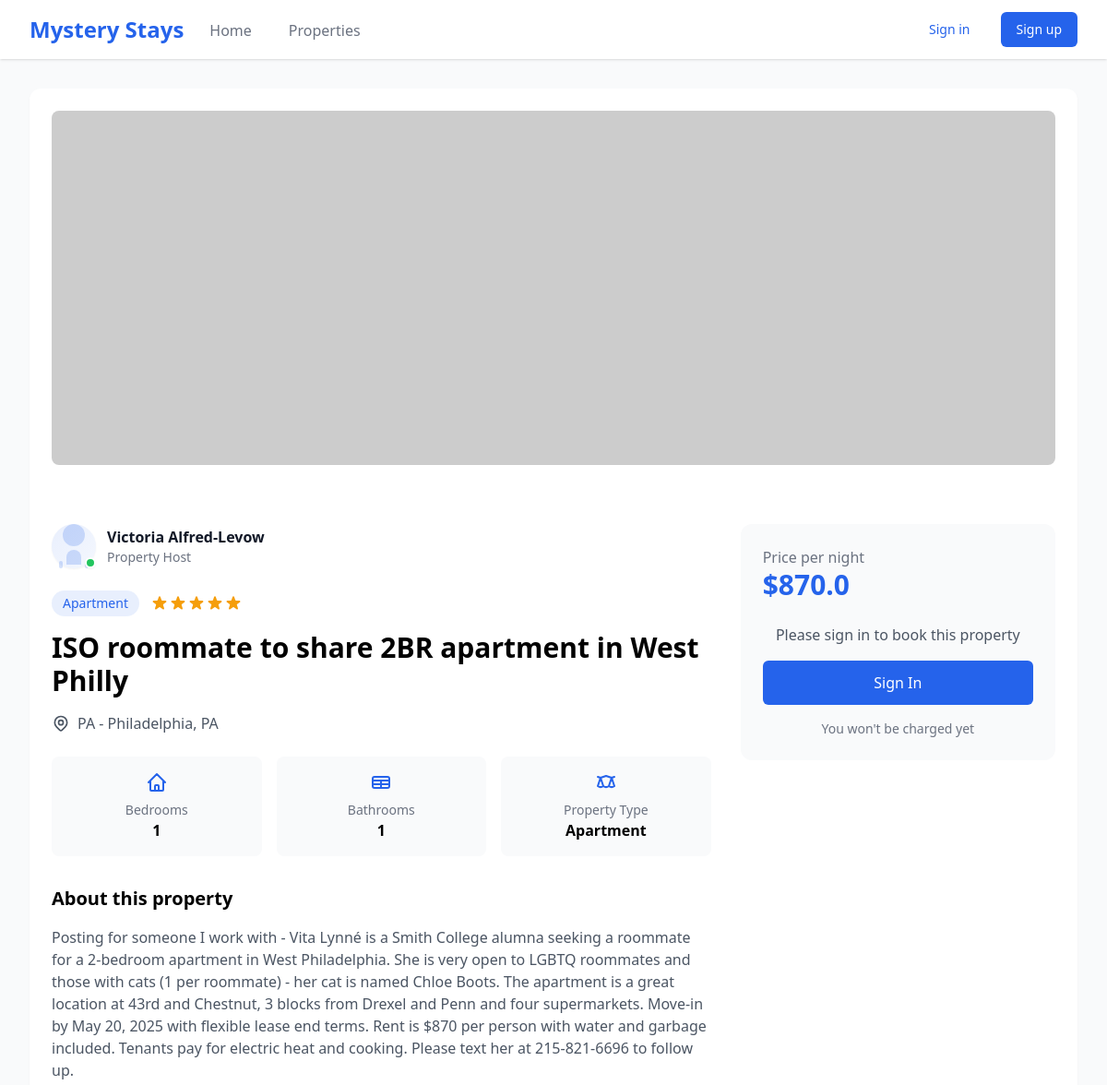
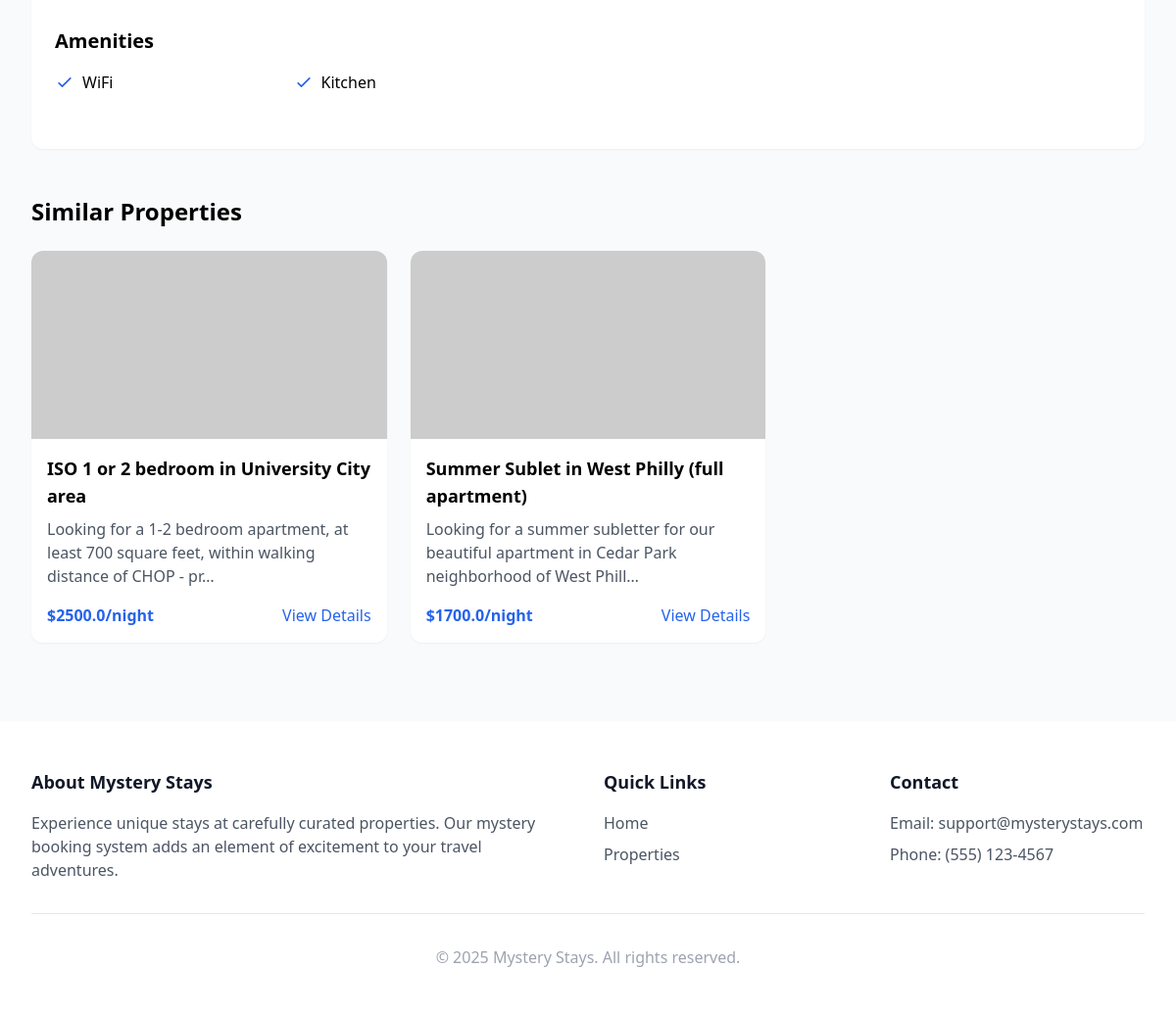
/properties/41/, run on the app's committed database (2 pictures, top to bottom).
### listings/models.py (models this page shows, shortened)
class Property(models.Model):
    PROPERTY_TYPE_CHOICES = (
        ('APARTMENT', 'Apartment'),
        ('HOUSE', 'House'),
        ('CONDO', 'Condo'),
        ('TOWNHOUSE', 'Townhouse'),
    )
    SOURCE_CHOICES = (
        ('AIRBNB', 'Airbnb'),
        ('OTHER', 'Other'),
    )
    listing_id = models.CharField(max_length=50, unique=True, blank=True, null=True)  # Added for scraper
    title = models.CharField(max_length=255)
    description = models.TextField(blank=True, null=True)
    landlord = models.ForeignKey(Landlord, on_delete=models.SET_NULL, null=True, blank=True)
    location = models.ForeignKey(Location, on_delete=models.CASCADE)
    property_type = models.CharField(max_length=50, choices=PROPERTY_TYPE_CHOICES, default='APARTMENT')
    bedrooms = models.PositiveIntegerField(default=1)
    bathrooms = models.PositiveIntegerField(default=1)
    rent_amount = models.FloatField()
    rating = models.FloatField(blank=True, null=True)
    is_available = models.BooleanField(default=True)
    source = models.CharField(max_length=50, choices=SOURCE_CHOICES, default='AIRBNB')
    voucher_types = models.ManyToManyField(VoucherType, blank=True)
    date_posted = models.DateTimeField(auto_now_add=True)
    created_at = models.DateTimeField(auto_now_add=True)
    updated_at = models.DateTimeField(auto_now=True)
    is_outdated = models.BooleanField(default=False)

class Landlord(models.Model):
    name = models.CharField(max_length=100)
    email = models.EmailField(blank=True, null=True)
    phone = models.CharField(max_length=20, blank=True, null=True)
    voucher_friendly = models.BooleanField(default=False)
    created_at = models.DateTimeField(auto_now_add=True)
    updated_at = models.DateTimeField(auto_now=True)

class Location(models.Model):
    address = models.CharField(max_length=255, blank=True, null=True)
    city = models.CharField(max_length=100)
    state = models.CharField(max_length=100)
    country = models.CharField(max_length=100)
    zip_code = models.CharField(max_length=20, blank=True, null=True)

class PropertyAmenity(models.Model):
    property = models.ForeignKey(Property, on_delete=models.CASCADE, related_name='property_amenities')
    amenity = models.ForeignKey(Amenity, on_delete=models.CASCADE)
    created_at = models.DateTimeField(auto_now_add=True)
    updated_at = models.DateTimeField(auto_now=True)

class Amenity(models.Model):
    name = models.CharField(max_length=100)

### listings/views.py (the view)
# urls.py: path('properties/<int:pk>/', property_detail, name='property_detail'),
def property_detail(request, pk):
    property = get_object_or_404(Property, pk=pk)
    similar_properties = Property.objects.filter(
        location=property.location,
        is_available=True
    ).exclude(pk=property.pk)[:3]
    return render(request, 'listings/property_detail.html', {
        'property': property,
        'similar_properties': similar_properties
    })

### listings/templates/listings/property_detail.html (shortened to what this page needs)
{% extends "listings/base.html" %}
{% block page_content %}
<div class="bg-white rounded-xl shadow-sm overflow-hidden">
    <div class="relative">
        <div class="grid grid-cols-1 md:grid-cols-2 gap-4 p-6">
            <div class="md:col-span-2 h-96">
                <img id="mainImage" src="{{ property.images.first.image_url|default:'https://via.placeholder.com/800x600' }}" alt="{{ property.title }}" class="w-full h-full object-cover rounded-lg">
            </div>
        </div>
    </div>
    <div class="grid grid-cols-1 lg:grid-cols-3 gap-8 p-6">
        <div class="lg:col-span-2">
            <div class="flex items-center gap-3 mb-6">
                <div class="relative">
                    <div class="w-12 h-12 rounded-full bg-gradient-to-br from-primary/10 to-primary/5 flex items-center justify-center shadow-sm">
                        <div class="relative">
                            <div class="w-6 h-6 rounded-full bg-primary/20 mx-auto"></div>
                            <div class="w-4 h-4 bg-primary/20 rounded-t-full mx-auto mt-1"></div>
                            <div class="flex justify-between w-8 mx-auto -mt-1">
                                <div class="w-1 h-2 bg-primary/20 rounded-full"></div>
                            </div>
                        </div>
                    </div>
                    <div class="absolute bottom-0 right-0 w-3 h-3 bg-green-500 rounded-full border-2 border-white shadow-sm"></div>
                </div>
                <div>
                    <h3 class="font-semibold text-gray-900">{{ property.landlord.name }}</h3>
                    <p class="text-sm text-gray-500">Property Host</p>
                </div>
            </div>
            <div class="flex flex-wrap items-center gap-3 mb-4">
                <span class="bg-primary bg-opacity-10 text-primary py-1 px-3 rounded-full text-sm font-medium">
                    {{ property.get_property_type_display }}
                </span>
                <div class="flex items-center text-amber-500">
                </div>
            </div>
            <h1 class="text-3xl font-bold mb-4">{{ property.title }}</h1>
            <div class="flex items-center text-gray-600 mb-6">
                {{ property.location.city }}, {{ property.location.state }}
            </div>
            <div class="grid grid-cols-3 gap-4 mb-8">
                <div class="text-center p-4 bg-gray-50 rounded-lg">
                    <span class="block text-sm text-gray-500">Bedrooms</span>
                    <span class="block font-semibold">{{ property.bedrooms }}</span>
                </div>
                <div class="text-center p-4 bg-gray-50 rounded-lg">
                    <svg class="w-6 h-6 text-primary mx-auto mb-2" fill="none" stroke="currentColor" viewBox="0 0 24 24">
                        <path stroke-linecap="round" stroke-linejoin="round" stroke-width="2" d="M3 10h18M3 14h18m-9-4v8m-7 0h14a2 2 0 002-2V8a2 2 0 00-2-2H5a2 2 0 00-2 2v8a2 2 0 002 2z"></path>
                    </svg>
                    <span class="block text-sm text-gray-500">Bathrooms</span>
                    <span class="block font-semibold">{{ property.bathrooms }}</span>
                </div>
                <div class="text-center p-4 bg-gray-50 rounded-lg">
                    <span class="block text-sm text-gray-500">Property Type</span>
                    <span class="block font-semibold">{{ property.get_property_type_display }}</span>
                </div>
            </div>
            <div class="prose max-w-none mb-8">
                <h2 class="text-xl font-semibold mb-4">About this property</h2>
                <p class="text-gray-600">{{ property.description }}</p>
            </div>
            {% if property.property_amenities.exists %}
                <div class="mb-8">
                    <h2 class="text-xl font-semibold mb-4">Amenities</h2>
                    <div class="grid grid-cols-2 md:grid-cols-3 gap-4">
                        {% for amenity in property.property_amenities.all %}
                            <div class="flex items-center">
                                <svg class="w-5 h-5 text-primary mr-2" fill="none" stroke="currentColor" viewBox="0 0 24 24">
                                    <path stroke-linecap="round" stroke-linejoin="round" stroke-width="2" d="M5 13l4 4L19 7"></path>
                                </svg>
                                <span>{{ amenity.amenity.name }}</span>
                            </div>
                        {% endfor %}
                    </div>
                </div>
            {% endif %}
        </div>
        <div class="lg:col-span-1">
            <div class="bg-gray-50 p-6 rounded-xl sticky top-8">
                <div class="mb-6">
                    <span class="block text-gray-500">Price per night</span>
                    <span class="text-3xl font-bold text-primary">${{ property.rent_amount }}</span>
                </div>
                {% if user.is_authenticated %}
                    <form hx-post="{% url 'book_property' property.pk %}" hx-target="#booking-response" class="space-y-4">
                        {% csrf_token %}
                        <div>
                            <label for="dates" class="block text-sm font-medium text-gray-700 mb-1">Select Dates</label>
                            <input type="text" id="dates" name="dates" required placeholder="Check-in — Check-out" class="w-full rounded-md border-gray-300 focus:border-primary focus:ring focus:ring-primary focus:ring-opacity-50">
                        </div>
                        <div>
                            <label for="guests" class="block text-sm font-medium text-gray-700 mb-1">Number of Guests</label>
                            <select id="guests" name="guests" required class="w-full rounded-md border-gray-300 focus:border-primary focus:ring focus:ring-primary focus:ring-opacity-50">
                                {% for i in "123456"|make_list %}
                                    <option value="{{ i }}">{{ i }} guest{{ i|pluralize }}</option>
                                {% endfor %}
                            </select>
                        </div>
                        <button type="submit" class="w-full bg-primary text-white py-3 rounded-md hover:bg-primary-dark transition-colors">
                            Book Now
                        </button>
                    </form>
                    <div id="booking-response" class="mt-4"></div>
                {% else %}
                    <div class="text-center">
                        <p class="text-gray-600 mb-4">Please sign in to book this property</p>
                        <a href="{% url 'login' %}?next={{ request.path }}" class="w-full bg-primary text-white py-3 rounded-md hover:bg-primary-dark transition-colors inline-block">
                            Sign In
                        </a>
                    </div>
                {% endif %}
                <p class="text-sm text-gray-500 text-center mt-4">
                    You won't be charged yet
                </p>
            </div>
        </div>
    </div>
</div>
{% if similar_properties %}
    <section class="mt-12">
        <h2 class="text-2xl font-bold mb-6">Similar Properties</h2>
        <div class="grid grid-cols-1 md:grid-cols-3 gap-6">
            {% for similar in similar_properties %}
                <div class="bg-white rounded-xl overflow-hidden shadow-sm hover:shadow-md transition-shadow">
                    <img src="{{ similar.images.first.image_url|default:'https://via.placeholder.com/300x200' }}" alt="{{ similar.title }}" class="w-full h-48 object-cover">
                    <div class="p-4">
                        <h3 class="text-lg font-semibold mb-2">{{ similar.title }}</h3>
                        <p class="text-gray-600 mb-4">{{ similar.description|truncatechars:100 }}</p>
                        <div class="flex items-center justify-between">
                            <span class="text-primary font-bold">${{ similar.rent_amount }}/night</span>
                            <a href="{% url 'property_detail' similar.pk %}" class="text-primary hover:text-primary-dark">View Details</a>
                        </div>
                    </div>
                </div>
            {% endfor %}
        </div>
    </section>
{% endif %}
{% endblock %}

### data on the page
Property: landlord.name "Victoria Alfred-Levow", property_type "Apartment", rating 5 (drawn), title "ISO roommate to share 2BR apartment in West Philly", location.city "PA - Philadelphia", location.state "PA", bedrooms "1", bathrooms "1", description "Posting for someone I work with - Vita Lynné is a Smith College alumna seeking a roommate for a 2-bedroom apartment in West Philadelphia. She is very open to LGBTQ roommates and those with cats (1 per roommate) - her cat is named Chloe Boots. The apartment is a great location at 43rd and Chestnut, 3 blocks from Drexel and Penn and four supermarkets. Move-in by May 20, 2025 with flexible lease end terms. Rent is $870 per person with water and garbage included. Tenants pay for electric heat and cooking. Please text her at 215-821-6696 to follow up.", rent_amount "870.0"
PropertyAmenity: amenity.name "WiFi"
PropertyAmenity: amenity.name "Kitchen"
Property: title "ISO 1 or 2 bedroom in University City area", description "Looking for a 1-2 bedroom apartment, at least 700 square feet, within walking distance of CHOP - pr…", rent_amount "2500.0"
Property: title "Summer Sublet in West Philly (full apartment)", description "Looking for a summer subletter for our beautiful apartment in Cedar Park neighborhood of West Phill…", rent_amount "1700.0"
